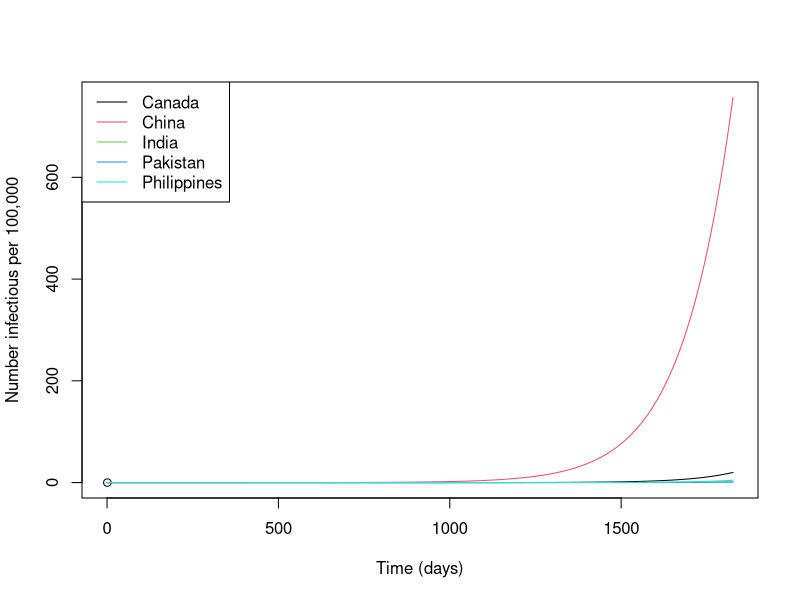

Write R code to recreate this figure.
# SLIRS_metapop
#
# R script that runs integration of the sample p-SLIRS metapopulation
# model in the paper by Arino (2017).
#
# Julien Arino
# February 2017

# Note that without further adaptation, the results provided by this
# script can be expected to be completely unrealistic, the intent is only 
# to provide a workable canvas.


# Load required library. 
# You may need to install this library using install.packages("deSolve").
library(deSolve)


# The vector field
SLIRS_metapop_rhs <- function (t, x, p) {
  with(as.list(x), {
    # First, we make the vector x easier to use by translating back
    # into variables with the names we want
    S = x[1:p$P]
    L = x[(p$P+1):(2*p$P)]
    I = x[(2*p$P+1):(3*p$P)]
    R = x[(3*p$P+1):(4*p$P)]
    # We need N as well for the incidence function
    N = S+L+I+R
    # For simplicity, we pre-fill the vector of incidence functions.
    Phi = p$beta*S*I/(N^p$eta)
    # Now we set the values of the derivatives. 
    dS = p$b+p$nu*R-p$d*S-Phi+p$MS%*%S
    dL = Phi-(p$epsilon+p$d)*L+p$ML%*%L
    dI = p$epsilon*L-(p$gamma+p$d)*I+p$MI%*%I
    dR = p$gamma*I-(p$nu+p$d)*R+p$MR%*%R
    list(c(dS, dL, dI, dR))
  })
}

# Function for computing R0 given we know the 21 entry in V inverse
R0_fct = function(p) {
  Sstar = solve(diag(p$d)-p$MS) %*% p$b
  # Case of mass action incidence
  #F12 = diag(as.vector(p$beta*Sstar))
  # Case of proportional incidence
  F12 = diag(as.vector(p$beta*(Sstar^(1-p$eta))))
  Vinv21 = solve(diag(p$epsilon+p$d)-p$ML) %*% diag(p$epsilon) %*% solve(diag(p$gamma+p$d)-p$MI)
  FVinv = F12 %*% Vinv21
  ev = eigen(FVinv)
  Rzero = max(abs(ev$values))
  return(Rzero)
}

# The following data originates from Bluedot.global and shows the average
# daily number of air passengers flying between each of the countries
# listed below. Average computed over one (unspecified) month.
# pop contains the population of the countries.
pop = c(34.017,1348.932,1224.614,173.593,93.261)*1e6
countries = c("Canada","China","India","Pakistan","Philippines")
T = matrix(data = c(0,1268,900,489,200,
                    1274,0,678,859,150,
                    985,703,0,148,58,
                    515,893,144,0,9,
                    209,174,90,2,0),
           nrow =5, ncol = 5, byrow = TRUE)

# We use a list to store parameters.
p = list()

# In order to compute the movement rates, we use the approximation
# explained in Arino & Portet, JMB 2015.
p$M = mat.or.vec(nr = dim(T)[1], nc = dim(T)[2])
for (from in 1:5) {
  for (to in 1:5) {
    p$M[to,from] = -log(1-T[from,to]/pop[from])
  }
  p$M[from,from] = 0
}
p$MS = p$M-diag(colSums(p$M))
# Assume movement is equal for all compartments.
p$ML = p$MS
p$MI = p$MS
p$MR = p$MS
# Number of patches. (MS should be square.)
p$P = dim(p$MS)[1]

# Set other parameters. Values are chosen mostly arbitrarily.
p$beta = rep(0.1,p$P)
p$nu = rep(0.1,p$P)
p$epsilon = rep(0.01,p$P)
p$d = rep(1/(70*365.25),p$P) # Could be taken based on World Bank data to be more accurate
p$gamma = rep(0.05,p$P)
p$eta = rep(1,p$P)
# We use the numerical trick explained in Arino & Portet, JMB 2015, in
# order to work with a constant total population. Note that this can lead
# to negative birth rates and should only be used if one intends to start
# with an initial condition with the total population equal to its
# equilibrium value.
p$b = (diag(p$d)-p$MS) %*% pop

# Set initial conditions. For example, we start with 2 infectious
# individuals in Canada.
L0 = mat.or.vec(p$P,1)
I0 = mat.or.vec(p$P,1)
I0[1] = 2
R0 = mat.or.vec(p$P,1)
S0 = pop-(L0+I0+R0)
# Vector of initial conditions to be passed to ODE solver.
IC = c(S=S0,L=L0,I=I0,R=R0)
# Time span of the simulation (5 years here).
tspan = seq(from = 0, to = 5*365.25, by = 0.1)

# Call of the ODE solver.
sol <- ode(y = IC, times = tspan, func = SLIRS_metapop_rhs, parms = p)

# Put solution in an easier to use form.
times = sol[,"time"]
S = sol[,1:p$P]
L = sol[,(p$P+1):(2*p$P)]
I = sol[,(2*p$P+1):(3*p$P)]
R = sol[,(3*p$P+1):(4*p$P)]
N = S+L+I+R

# A sample (and simple) plot: number infected per 100,000 inhabitants.
xlim = range(times)
ylim = c(0,max(I/N*1e5))
plot(0,
     xlim = xlim, ylim = ylim,
     xlab = "Time (days)", ylab = "Number infectious per 100,000")
for (i in 1:p$P) {
  lines(times,I[,i]/N[,i]*1e5, col = i)
}
legend("topleft",legend = countries,col = 1:p$P, lty = 1)

# Finally, compute the value of R0
R0_fct(p)
